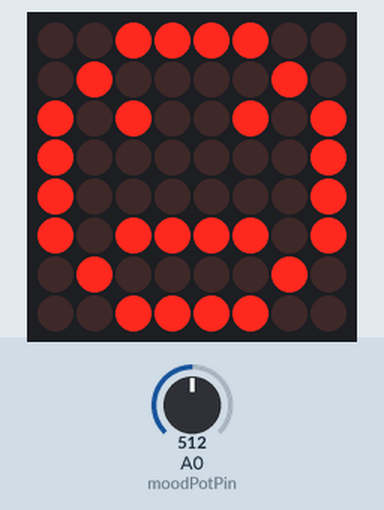
This sketch was run on a simulated Arduino Uno, built with avr-gcc and run on an emulated ATmega328P. Shown: 8×8 LED matrix. The test bench sets the inputs (shaded band); at power-on: A0 (moodPotPin) = 512.

Above: at 1.2 s.
1.3 s: A0 (moodPotPin) set to 501
At 2.4 s:
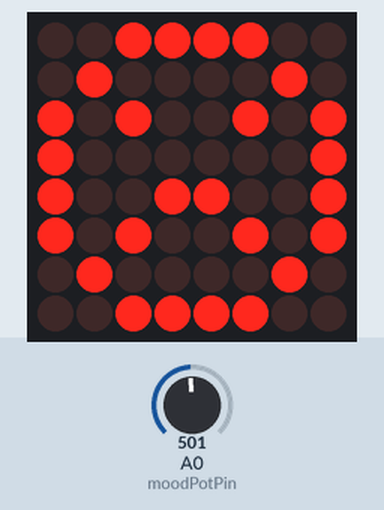
2.8 s: A0 (moodPotPin) set to 272
4.3 s: A0 (moodPotPin) set to 247
At 4.7 s:
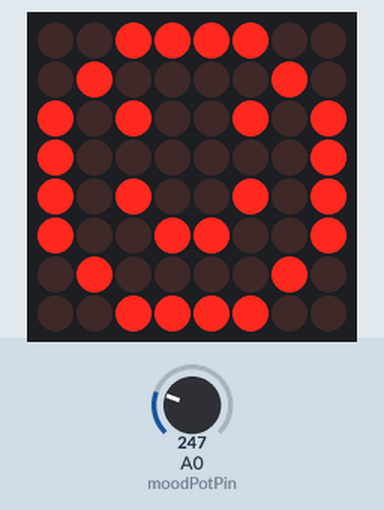
5.8 s: A0 (moodPotPin) set to 778
At 7.0 s:
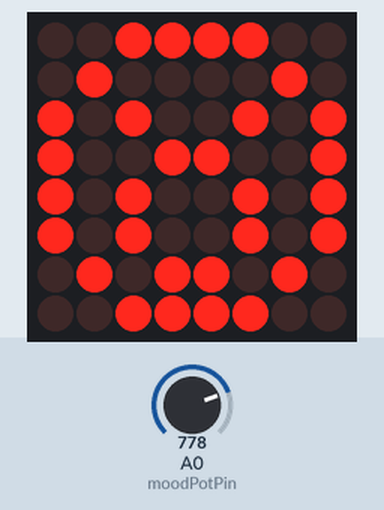
7.3 s: A0 (moodPotPin) set to 752
At 8.2 s:
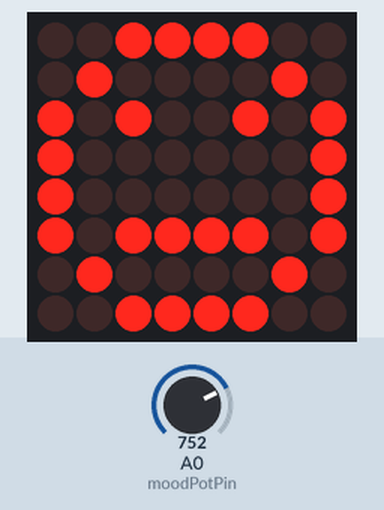
8.8 s: A0 (moodPotPin) set to 900
At 9.3 s:
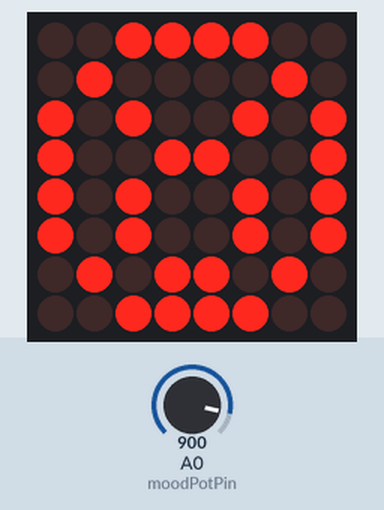
Timing chart, 0 to 11.3 s (numbered marks = the images above; inputs shaded):
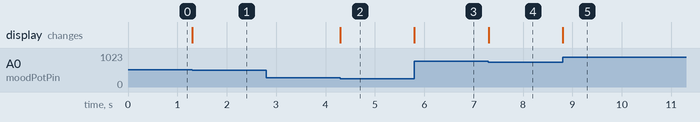

The sketch:

led-matrix.ino
```cpp
/*  The LED Matrix lab introduces the control of a 8x8 LED Matrix that is connected using the MAX7219 LED Display driver Chip.
 *  This lab requires the LedControl library to be installed. You can get it from https://github.com/wayoda/LedControl.
 *
 *  Make the following connections:
 *  MAX7219 8x8 Dot Matrix Module PIN VCC -> Arduino 5V
 *  MAX7219 8x8 Dot Matrix Module PIN GND -> Arduino GND
 *  MAX7219 8x8 Dot Matrix Module PIN DIN -> Arduino D12
 *  MAX7219 8x8 Dot Matrix Module PIN CS  -> Arduino D10
 *  MAX7219 8x8 Dot Matrix Module PIN CLK -> Arduino D11
 *  Potentiometer Pin 1                   -> Arduino 5V
 *  Potentiometer Pin 2                   -> Arduino A0
 *  Potentiometer Pin 3                   -> Arduino GND
 *  A simplified breadboard schematic is also available in this folder.
 */


#include "LedControl.h"

LedControl lc=LedControl(12,11,10,1);     // DIN,CLK and CS Pins of LED Matrix and # of Matrices

int moodPotPin = 0;                       // Potentiometer pin
int moodPotValue = 0;                     // Value read from the potentiometer, initialized to zero


/*  Arrays of characters that can be displayed on the LED Matrix.
 *  Each line(byte) represents a row, each bit represents a pixel.
 *  A '0' will turn the pixel OFF and a '1' will turn a pixel ON.
 *  These array can be generated using tools such as the one
 *  available here: http://blog.riyas.org/2013/12/online-led-matrix-font-generator-with.html
 */

byte happy_bytes[] =
{
  B00111100,
  B01000010,
  B10100101,
  B10000001,
  B10100101,
  B10011001,
  B01000010,
  B00111100
};

byte sad_bytes[] =
{
  B00111100,
  B01000010,
  B10100101,
  B10000001,
  B10011001,
  B10100101,
  B01000010,
  B00111100
};

byte straight_bytes[] =
{
  B00111100,
  B01000010,
  B10100101,
  B10000001,
  B10000001,
  B10111101,
  B01000010,
  B00111100
};

byte surprise_bytes[] =
{
  B00111100,
  B01000010,
  B10100101,
  B10011001,
  B10100101,
  B10100101,
  B01011010,
  B00111100
};


void setup()
{
  lc.shutdown(0,false);                   // Wake up displays
  lc.setIntensity(0,5);                   // Set intensity levels
  lc.clearDisplay(0);                     // Clear Displays
}


//  Functions to take values in Arrays and Display them
void happy()
{
  for (int i = 0; i < 8; i++)             // Cycle through the number of rows (8)
  {
    lc.setRow(0,i,happy_bytes[i]);        // Program each row of the matrix with value from the array
  }
}

void sad()
{
  for (int i = 0; i < 8; i++)             // Cycle through the number of rows (8)
  {
    lc.setRow(0,i,sad_bytes[i]);          // Program each row of the matrix with value from the array
  }
}

void straight()
{
  for (int i = 0; i < 8; i++)             // Cycle through the number of rows (8)
  {
    lc.setRow(0,i,straight_bytes[i]);     // Program each row of the matrix with value from the array
  }
}

void surprise()
{
  for (int i = 0; i < 8; i++)             // Cycle through the number of rows (8)
  {
    lc.setRow(0,i,surprise_bytes[i]);     // Program each row of the matrix with value from the array
  }
}

void loop()
{
  moodPotValue = analogRead(moodPotPin);  // Check for the value read from the potentiometer (this will have a value between 0 and 1024)

  if (moodPotValue < 256 )                // If the value is between 0 and 256
  {
    happy();                              // Display happy face
  }
  else if (moodPotValue < 512 )           // If the value is between 256 and 512
  {
    sad();                                // Display sad face
  }
  else if (moodPotValue < 768 )           // If the value is between 512 and 768
  {
    straight();                           // Display straight face
  }
  else                                    // If the value is between 768 and 1024
  {
    surprise();                           // Display surprise face
  }
}
```

Measured:
- the behaviour switches between 512 and 511 on A0 (moodPotPin) (found by bisection; images 0 and 1)
- the behaviour switches between 256 and 255 on A0 (moodPotPin) (found by bisection; images 1 and 2)
- the behaviour switches between 768 and 767 on A0 (moodPotPin) (found by bisection; images 3 and 4)
- after the input at 1.3 s, the display: changes at once (image 1)
- after the input at 2.8 s, every drawn part: stays the same
- after the input at 4.3 s, the display: changes at once (image 2)
- after the input at 5.8 s, the display: changes at once (image 3)
- after the input at 7.3 s, the display: changes at once (image 4)
- after the input at 8.8 s, the display: changes at once (image 5)
